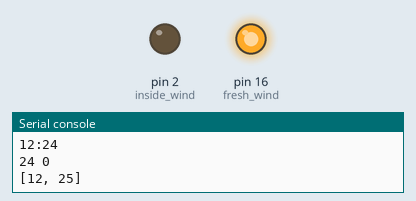
Bench run of a program on a simulated MicroPython board. On the bench: output pins drawn as LEDs (lit = HIGH), the last lines printed to the serial console. The clock reads 2024-03-15 10:24:30 at power-on unless the program sets it.

Above: at 0.1 s.
At 32.1 s:
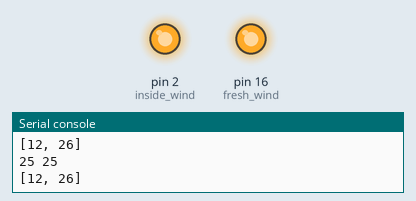
At 90.1 s:
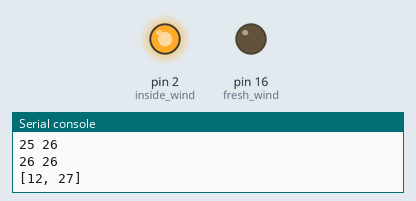
At 92.1 s:
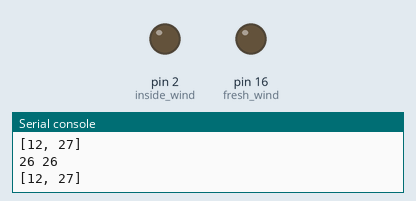
Timing chart, 0 to 93.6 s (numbered marks = the images above):
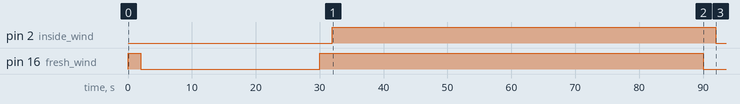

Measured:
- by itself, pin 2 (inside_wind): LOW → HIGH at 32.0 s, → LOW 60.0 s later
- by itself, pin 16 (fresh_wind): LOW → HIGH at 0.00 s, → LOW 2.0 s later, → HIGH 28.0 s later, → LOW 60.0 s later

The program:

wind.py
```python
import time
from machine import Pin, RTC

#       GPIO PIN
#      ___________
#   16|D0-led   D1|5
#   14|D5       D2|4
#   12|D6       D3|0
#   13|D7   led-D4|2
#   15|D8         |
# best for relay module is GPIO5, GPIO4, GPIO12, GPIO13, GPIO14

rtc = RTC() #  init module realtime
hour = rtc.datetime()[4] + 2   # hours,  Kiev +2
mint = rtc.datetime()[5] # minut

TIME_ON_FRESH_WIND = [0, 0] # [hour, min]
FRESH_WIND_POS = 1 # OFF pin
print(TIME_ON_FRESH_WIND)

TIME_ON_INSIDE_WIND = [0, 0] # [hour, min]
INSIDE_WIND_POS = 1 # OFF pin
#

fresh_wind = Pin(16, Pin.OUT) # init pin 5, GPIO5
fresh_wind.on() # off pin
inside_wind =Pin(2, Pin.OUT) # init pin 4, GPIO4
inside_wind.on() # off pin


if len(str(rtc.datetime()[5])) == 1:
    print('{0}:0{1}'.format(hour, mint)) # print to format 00:00
else:
    print('{0}:{1}'.format(hour, mint)) # print to format 00:00


def inside_wind_on_off(tmr_pause=1, tmr_work=1):
    mit= rtc.datetime()[5]
    hou= rtc.datetime()[4] + 2
    global INSIDE_WIND_POS, TIME_ON_INSIDE_WIND
    if INSIDE_WIND_POS == 1:
        print(mit, TIME_ON_INSIDE_WIND[1])
#        print(TIME_ON_INSIDE_WIND[1])
        if mit >= TIME_ON_INSIDE_WIND[1] or TIME_ON_INSIDE_WIND[0] < hou:
            inside_wind.off() # to ON
            INSIDE_WIND_POS = 0
            TIME_ON_INSIDE_WIND = time_shit([hou, mit], tmr_work)
            print(TIME_ON_INSIDE_WIND)
    elif INSIDE_WIND_POS == 0:
        print(mit, TIME_ON_INSIDE_WIND[1])
        if mit >= TIME_ON_INSIDE_WIND[1] or TIME_ON_INSIDE_WIND[0] < hou:
            inside_wind.on() # to OFF
            INSIDE_WIND_POS = 1
            TIME_ON_INSIDE_WIND = time_shit([hou, mit], tmr_pause)
            print(TIME_ON_INSIDE_WIND)


def fresh_wind_on_off(tmr_pause=1, tmr_work=1):
    mit = rtc.datetime()[5]
    hou = rtc.datetime()[4] + 2
    global FRESH_WIND_POS, TIME_ON_FRESH_WIND
    if FRESH_WIND_POS == 1:
        print(mit, TIME_ON_FRESH_WIND[1])
#        print(TIME_ON_INSIDE_WIND[1])
        if mit >= TIME_ON_FRESH_WIND[1] or TIME_ON_FRESH_WIND[0] < hou:
            fresh_wind.off() # to ON
            FRESH_WIND_POS = 0
            TIME_ON_FRESH_WIND = time_shit([hou, mit], tmr_work)
            print(TIME_ON_FRESH_WIND)
    elif FRESH_WIND_POS == 0:
        print(mit, TIME_ON_FRESH_WIND[1])
        if mit >= TIME_ON_FRESH_WIND[1] or TIME_ON_FRESH_WIND[0] < hou:
            fresh_wind.on() # to OFF
            FRESH_WIND_POS = 1
            TIME_ON_FRESH_WIND = time_shit([hou, mit], tmr_pause)
            print(TIME_ON_FRESH_WIND)


def time_shit(tm, timer):
    h = tm[0]
    m = tm[1]
    m = m + timer
    if m > 59:
        m = m - 60
        if h == 24:
            h -= 23
        else:
            h += 1
    return [h, m]

for i in range(1000):
    inside_wind_on_off()
    time.sleep(2)
    fresh_wind_on_off()
    time.sleep(2)
```
